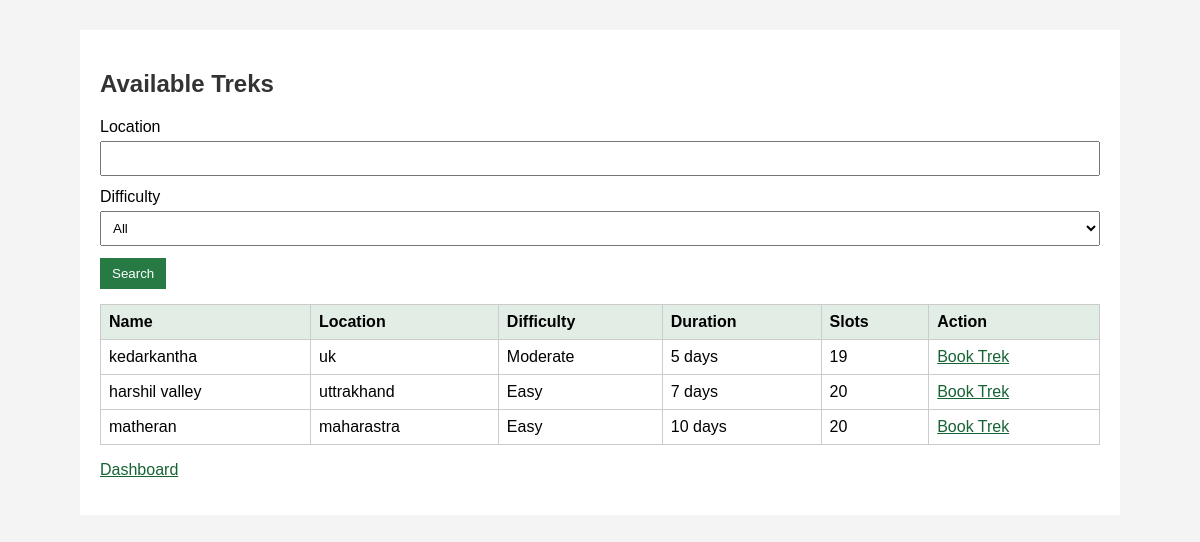
Screenshot of /treks (signed in) with the database file from the repository.
### app/models.py (models this page shows)
class Trek(db.Model):
    id = db.Column(db.Integer, primary_key=True)
    trek_name = db.Column(db.String(100), nullable=False)
    location = db.Column(db.String(100), nullable=False)
    difficulty = db.Column(db.String(20), nullable=False)
    duration = db.Column(db.Integer, nullable=False)
    available_slots = db.Column(db.Integer, nullable=False)
    start_date = db.Column(db.Date)
    end_date = db.Column(db.Date)
    status = db.Column(db.String(20), default='Pending')
    assigned_staff_id = db.Column(db.Integer, db.ForeignKey('staff_profile.id'))
    bookings = db.relationship('Booking', backref='trek', lazy=True)

### app/routes.py (the view)
@routes.route('/treks')
@login_required
def available_treks():
    if current_user.role != 'user':
        return 'Unauthorized'
    location = request.args.get('location', '')
    difficulty = request.args.get('difficulty', '')
    treks = Trek.query.filter_by(status='Open').all()
    result = []
    for trek in treks:
        if trek.available_slots > 0:
            if location.lower() in trek.location.lower():
                if difficulty == '' or difficulty == trek.difficulty:
                    result.append(trek)
    return render_template('available_treks.html', treks=result, location=location, difficulty=difficulty)

### app/templates/available_treks.html (shortened to what this page needs)
<!doctype html>
<html>
  <head>
    <link
      rel="stylesheet"
      href="{{ url_for('static', filename='css/app.css') }}"
    />
  </head>
  <body>
    <div class="container">
      <h2>Available Treks</h2>
      <form method="GET">
        <label>Location</label
        ><input name="location" value="{{ location }}" /><label
          >Difficulty</label
        ><select name="difficulty">
          <option value="">All</option>
          </select
        ><button>Search</button>
      </form>
      <table>
        <tr>
          <th>Name</th>
          <th>Location</th>
          <th>Difficulty</th>
          <th>Duration</th>
          <th>Slots</th>
          <th>Action</th>
        </tr>
        {% for trek in treks %}
        <tr>
          <td>{{ trek.trek_name }}</td>
          <td>{{ trek.location }}</td>
          <td>{{ trek.difficulty }}</td>
          <td>{{ trek.duration }} days</td>
          <td>{{ trek.available_slots }}</td>
          <td>
            <a href="{{ url_for('routes.book_trek', id=trek.id) }}"
              >Book Trek</a
            >
          </td>
        </tr>
        {% endfor %}
      </table>
      <p><a href="{{ url_for('routes.user_dashboard') }}">Dashboard</a></p>
    </div>
  </body>
</html>

### app/static/css/app.css (style rules this page uses)
body { font-family: Arial, sans-serif; background: #f4f4f4; margin: 0; }
.container { width: 90%; max-width: 1000px; margin: 30px auto; background: white; padding: 20px; }
h1, h2 { color: #333; }
input, select { width: 100%; padding: 8px; margin: 5px 0 12px; box-sizing: border-box; }
button, .button { background: #287a45; color: white; border: none; padding: 8px 12px; text-decoration: none; cursor: pointer; }
a { color: #176334; }
table { width: 100%; border-collapse: collapse; margin-top: 15px; }
th, td { border: 1px solid #ccc; padding: 8px; text-align: left; }
th { background: #e2eee5; }

### rows the page displays
Trek: trek_name "kedarkantha", location "uk", difficulty "Moderate", duration "5", available_slots "19"
Trek: trek_name "harshil valley", location "uttrakhand", difficulty "Easy", duration "7", available_slots "20"
Trek: trek_name "matheran", location "maharastra", difficulty "Easy", duration "10", available_slots "20"
